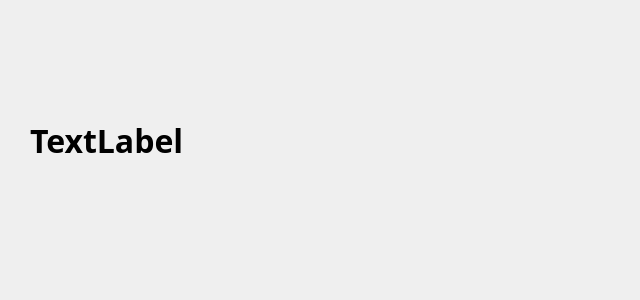
<?xml version="1.0" encoding="UTF-8"?>
<ui version="4.0">
 <class>Dialog</class>
 <widget class="QDialog" name="Dialog">
  <property name="geometry">
   <rect>
    <x>0</x>
    <y>0</y>
    <width>640</width>
    <height>300</height>
   </rect>
  </property>
  <property name="windowTitle">
   <string>Dialog</string>
  </property>
  <widget class="QLabel" name="label">
   <property name="geometry">
    <rect>
     <x>30</x>
     <y>80</y>
     <width>321</width>
     <height>121</height>
    </rect>
   </property>
   <property name="font">
    <font>
     <family>맑은 고딕</family>
     <pointsize>24</pointsize>
     <weight>75</weight>
     <bold>true</bold>
    </font>
   </property>
   <property name="text">
    <string>TextLabel</string>
   </property>
  </widget>
 </widget>
 <resources/>
 <connections/>
</ui>
